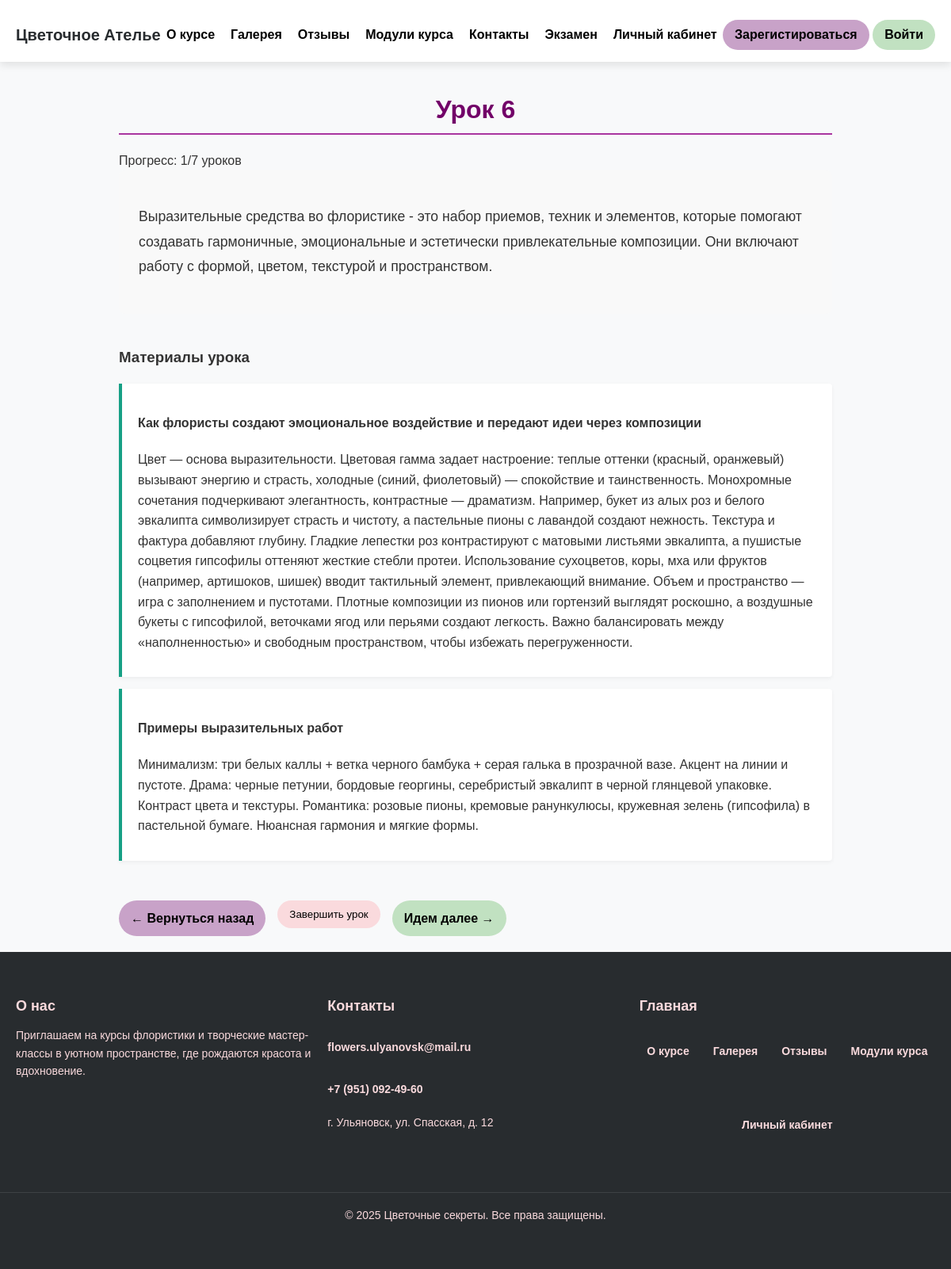
Before: /courses/lesson/6/ (signed in) with the older database file.
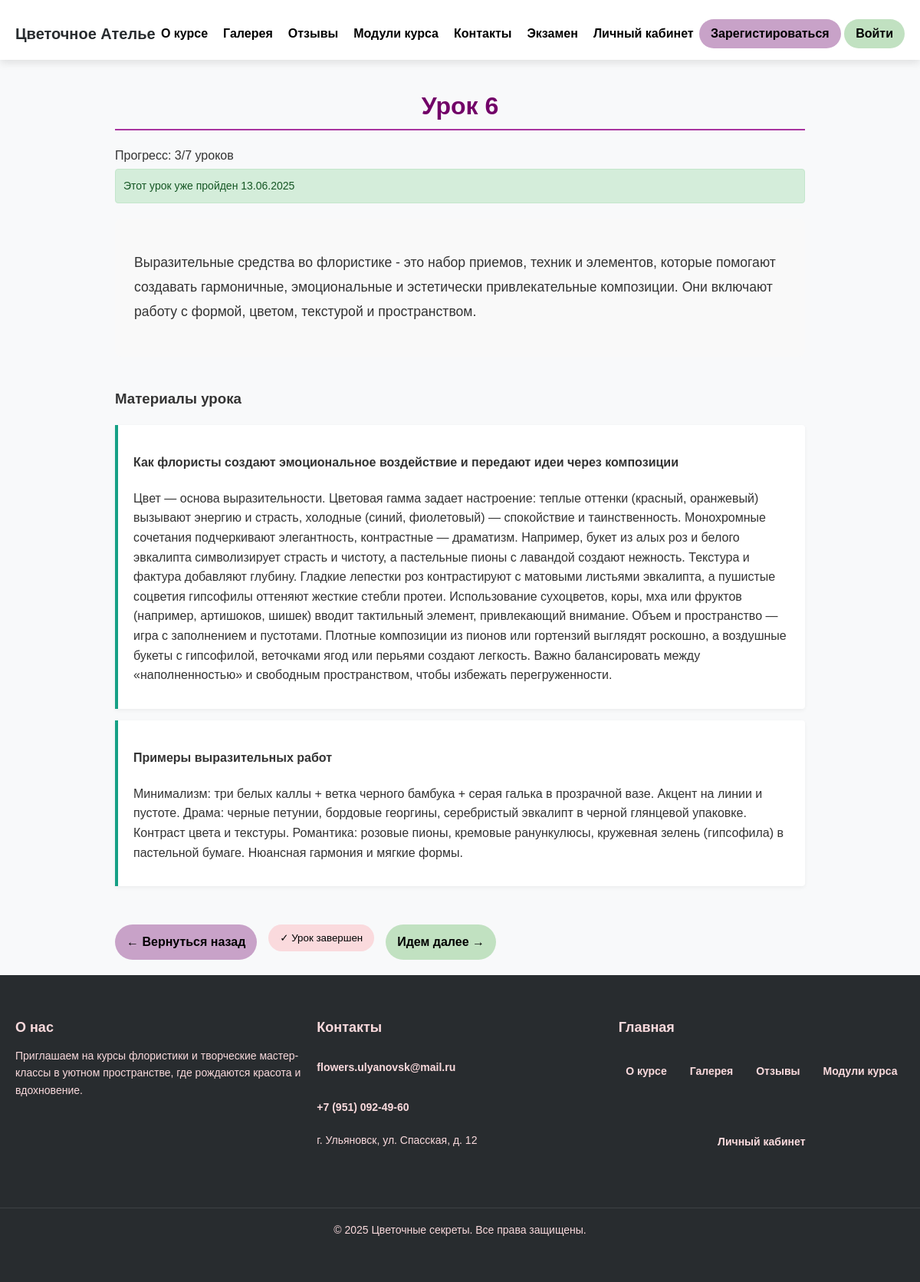
After: the same page with the newer database file.
### users/models.py (models this page shows)
class UserProgress(models.Model):
    user = models.ForeignKey(User, on_delete=models.CASCADE, related_name='completed_lessons')
    lesson = models.ForeignKey(Lesson, on_delete=models.CASCADE)
    completed = models.BooleanField(default=False)
    completed_at = models.DateTimeField(null=True, blank=True)
    class Meta:
        unique_together = ('user', 'lesson')
        verbose_name_plural = 'User Progress'

### courses/views.py (the view)
# urls.py: path('lesson/<int:pk>/', views.lesson_detail, name='lesson_detail'),
def lesson_detail(request, pk):  # Используем pk вместо lesson_id
    lesson = get_object_or_404(Lesson, pk=pk)
    progress = None
    is_completed = False
    completed_at = None
    if request.user.is_authenticated:
        try:
            user_progress = UserProgress.objects.get(user=request.user, lesson=lesson)
            is_completed = user_progress.completed
            completed_at = user_progress.completed_at
        except UserProgress.DoesNotExist:
            pass
        completed_count = UserProgress.objects.filter(user=request.user, completed=True).count()
        total_count = Lesson.objects.count()
        progress = {
            'completed_count': completed_count,
            'total_count': total_count,
            'percent': int((completed_count / total_count) * 100) if total_count > 0 else 0
        }
    return render(request, 'courses/lesson_detail.html', {
        'lesson': lesson,
        'progress': progress,
        'is_completed': is_completed,
        'completed_at': completed_at
    })

### courses/templates/courses/lesson_detail.html (shortened to what this page needs)
{% extends "base.html" %}
{% load static %}
{% block css_modules %}
<link rel="stylesheet" href="{% static 'deps/css/modules.css' %}">
{% endblock %}
{% block lesson %}
<div class="lesson-container">
    <div class="lesson-header">
        <h1>{{ lesson.title }}</h1>
        {% if progress %}
        <div class="lesson-progress">
            <span>Прогресс: {{ progress.completed_count }}/{{ progress.total_count }} уроков</span>
        </div>
        {% endif %}
    </div>
    {% if is_completed %}
    <div class="alert alert-success">
        Этот урок уже пройден {{ completed_at|date:"d.m.Y" }}
    </div>
    {% endif %}
    <div class="lesson-content">
        {{ lesson.content|linebreaks }}
    </div>
    {% if lesson.materials.all %}
    <div class="materials-section">
        <h3>Материалы урока</h3>
        {% for material in lesson.materials.all %}
        <div class="material-card">
            <h4>{{ material.title }}</h4>
            <p>{{ material.description }}</p>
        </div>
        {% endfor %}
    </div>
    {% endif %}
    <div class="lesson-navigation">
        <div class="nav-buttons">
            {% if lesson.previous_lessons.first %}
                <a href="{% url 'lesson_detail' pk=lesson.previous_lessons.first.pk %}" class="btn btn-purple">
                    ← Вернуться назад
                </a>
            {% else %}
                <a href="{% url 'module_list' %}" class="btn btn-purple">
                    ← Вернуться к каталогу
                </a>
            {% endif %}
            <form action="{% url 'complete_lesson' lesson.pk %}" method="post">
                <button type="submit" class="btn btn-beige" {% if is_completed %}disabled{% endif %}>
                    {% if is_completed %}
                        ✓ Урок завершен
                    {% else %}
                        Завершить урок
                    {% endif %}
                </button>
            </form>
            {% if lesson.next_lesson %}
                <a href="{% url 'lesson_detail' pk=lesson.next_lesson.pk %}" class="btn btn-green">
                    Идем далее →
                </a>
            {% else %}
                <a href="{% url 'users:exam' %}" class="btn btn-purple" disabled>
                    Это последний урок
                </a>
            {% endif %}
        </div>
    </div>
</div>
{% endblock %}

Changed rows visible on the page:
added UserProgress: completed_at "13.06.2025"
Other visible differences:
{{ progress.completed_count }}: "1" → "3"
text no longer shown: "Завершить урок"
text now shown: "Этот урок уже пройден ✓ Урок завершен"
